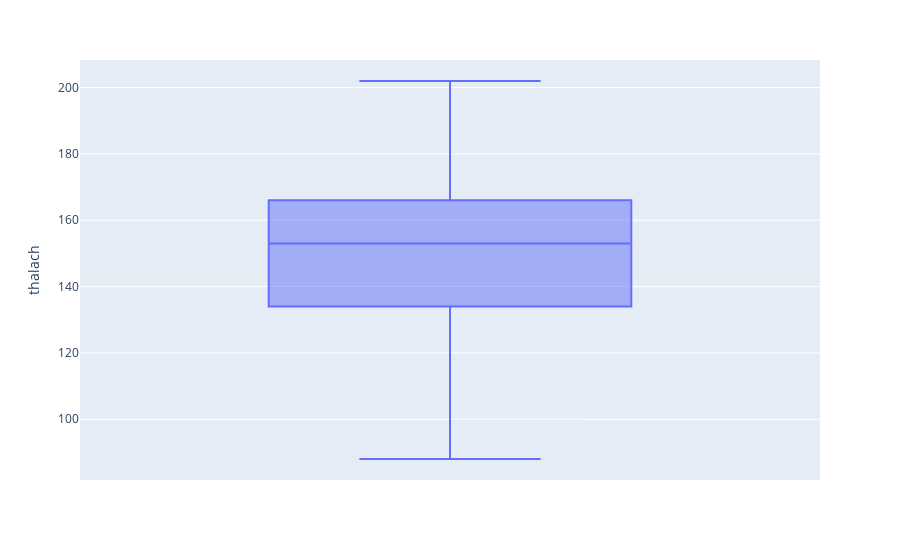

The cell this chart's notebook holds for it:
### Code cell
import plotly.express as px

fig = px.box(subset, y='thalach', )
fig.show()

### Figure 1 — Plotly figure (JSON) as saved in the notebook; plotly's stock layout.template omitted (floating-point values rounded to 4 significant figures; data arrays with more than 128 entries replaced by an {"elided": "..."} marker saying what was removed)
{"data": [{"alignmentgroup": "True", "hovertemplate": "thalach=%{y}<extra></extra>", "legendgroup": "", "marker": {"color": "#636efa"}, "name": "", "notched": false, "offsetgroup": "", "orientation": "v", "showlegend": false, "type": "box", "x0": " ", "xaxis": "x", "y": {"elided": "302 int values"}, "y0": " ", "yaxis": "y"}], "layout": {"boxmode": "group", "legend": {"tracegroupgap": 0}, "margin": {"t": 60}, "xaxis": {"anchor": "y", "domain": [0, 1]}, "yaxis": {"anchor": "x", "domain": [0, 1], "title": {"text": "thalach"}}}}
